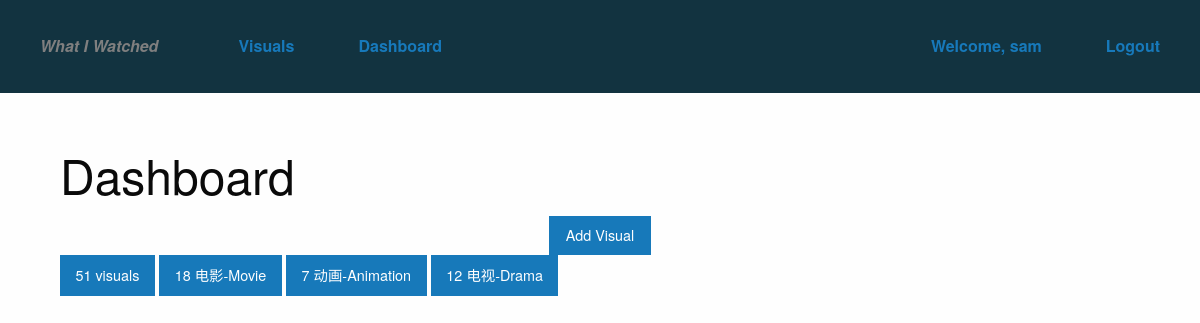
The page /dashboard (signed in) on the database its author committed.
### visual/models.py (models this page shows, shortened)
class Type(models.Model):
    name = models.CharField(max_length=30)

### home/views.py (the view)
# urls.py: url(r'^dashboard', 'home.views.dashboard'),
def dashboard(request):
    if request.user.is_superuser:
        num_visuals = len(Visual.objects.all())
        num_types = []
        types = Type.objects.all()
        for type in types:
            num_types.append({'name':type.name, 'num':len(type.visual_set.all())})
        status = {'num_visuals' : num_visuals, 'num_types' : num_types}
        return render(request, 'common/dashboard.html', status)
    else:
        return HttpResponseRedirect('/')

### templates/common/dashboard.html
{% extends "common/base.html" %}
{% block content %}
<h1>Dashboard</h1>
<div class="menu-centered">
    <ul class="menu">
        <li><a class="button" href="/visual/add"><span>Add Visual</span></a></li>
    </ul>
</div>
<div class="row">
    <div class="button">{{ num_visuals }} visuals</div>
    {% for num_type in num_types%}
    <div class="button">{{ num_type.num }} {{ num_type.name }}</div>
    {% endfor %}
</div>
{% endblock %}

### templates/common/base.html (shortened to what this page needs)
<!DOCTYPE html>
{% load staticfiles %}
<html class="no-js" lang="en">
    <head>
        <link rel="stylesheet" href="https://cdn.jsdelivr.net/foundation/6.2.1/foundation.min.css">
        <link href="{% static 'visual/css/main.css' %}" rel="stylesheet">
    </head>
    <body>
        <div class="top-bar stacked-for-medium" id="menu">
            <div class="top-bar-title">
                <ul class="menu">
                    <li class="menu-text"><a id="logo" href="/">What I Watched</a></li>
                </ul>
            </div>
            <div class="top-bar-left">
                <ul class="dropdown menu" data-dropdown-menu>
                    <li class="menu-text"><a href="/visual">Visuals</a></li>
                    {% if user.is_superuser %}
                    <li class="menu-text"><a href="/dashboard">Dashboard</a></li>
                    {% endif %}
                </ul>
            </div>
            <div class="top-bar-right">
                <ul class="menu">
                    {% if not user.is_authenticated %}
                    <li class="menu-text"><a href="/login">Login</a></li>
                    <li class="menu-text"><a href="/register">Register</a></li>
                    {% else %}
                    {% if user.is_superuser %}
                    <li class="menu-text"><a href="userprofile/{{user.id}}">Welcome, {{ user.username }}</a></li>
                    {% else %}
                    <li class="menu-text">Welcome, {{ user.username }}</li>
                    {% endif %}
                    <li class="menu-text"><a href="/logout?redirect={{ current_path }}">Logout</a></li>
                    {% endif %}
                </ul>
            </div>
        </div>
        <div class="container">
        {% block content %}
        {% endblock %}
        </div>
    </body>
</html>

### visual/static/visual/css/main.css (style rules this page uses)
html { overflow-y:scroll }
.container { margin-top:3rem;padding:0 5% }
.top-bar,.top-bar ul { background:#123340 }
#logo { font-style:italic;font-family:inherit;color:#7f7f7f }

### rows shown on the page
Type: name "电影-Movie"
Type: name "动画-Animation"
Type: name "电视-Drama"

### other values the page prints
{{ user.username }} "sam"
{{ num_visuals }} "51"
{{ num_type.num }} "18" "7" "12"
